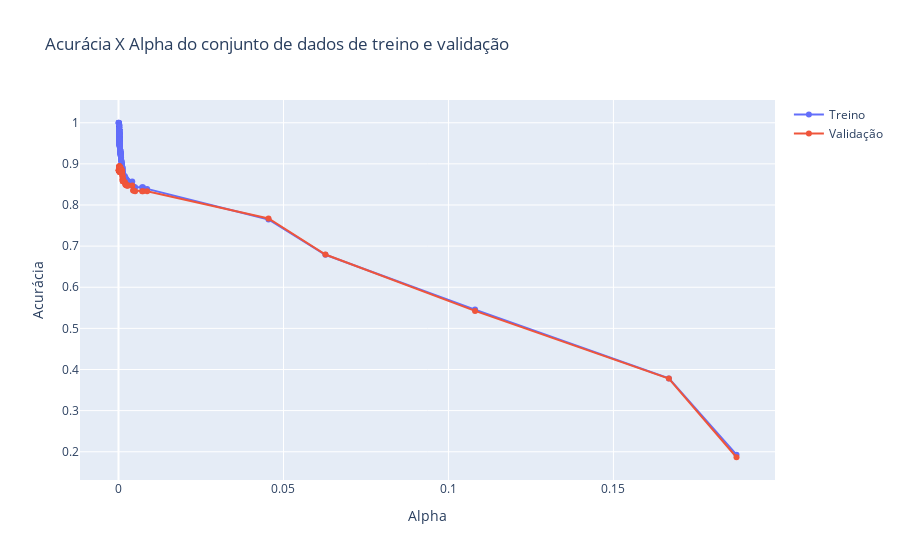

This figure's notebook cell:
### Markdown cell above
### 4. Construa uma árvore com as 3 melhores variáveis

Utilizando as três variáveis encontradas acima, construa uma árvore de decisão. Encontre o melhor ```ccp_alpha``` utilizando a base de validação, conforme a estrutura que vimos em aula.

### Code cell
import plotly.graph_objects as go

# Calcula o caminho de poda da complexidade de custo
path = DecisionTreeClassifier(random_state=42).cost_complexity_pruning_path(X=X_train[cols], 
                                                                            y=y_train)
ccp_alphas, impurities = path.ccp_alphas, path.impurities

clfs = []
for ccp_alpha in ccp_alphas:
    # Treina o modelo com o ccp_alpha atual
    clf = DecisionTreeClassifier(random_state=42, ccp_alpha=ccp_alpha)
    clf.fit(X_train[cols], y_train)
    clfs.append(clf)

# Calcula as pontuações de treino e validação para cada modelo
train_scores = [clf.score(X=X_train[cols], y=y_train) for clf in clfs]
valid_scores = [clf.score(X=X_valid[cols], y=y_valid) for clf in clfs]

# Cria os traces para os gráficos de treino e validação
trace_train = go.Scatter(x=ccp_alphas, y=train_scores, mode='lines+markers', name='Treino')
trace_valid = go.Scatter(x=ccp_alphas, y=valid_scores, mode='lines+markers', name='Validação')

# Cria o layout do gráfico
layout = go.Layout(title='Acurácia X Alpha do conjunto de dados de treino e validação',
                   xaxis=dict(title='Alpha'),
                   yaxis=dict(title='Acurácia'))

# Cria a figura
fig = go.Figure(data=[trace_train, trace_valid], layout=layout)

# Exibe o gráfico
fig.show()

### Figure 1 — Plotly figure (JSON) as saved in the notebook; plotly's stock layout.template omitted (floating-point values rounded to 4 significant figures; data arrays with more than 128 entries replaced by an {"elided": "..."} marker saying what was removed)
{"data": [{"mode": "lines+markers", "name": "Treino", "type": "scatter", "x": {"elided": "276 float values"}, "y": {"elided": "276 float values"}}, {"mode": "lines+markers", "name": "Validação", "type": "scatter", "x": {"elided": "276 float values"}, "y": {"elided": "276 float values"}}], "layout": {"title": {"text": "Acurácia X Alpha do conjunto de dados de treino e validação"}, "xaxis": {"title": {"text": "Alpha"}}, "yaxis": {"title": {"text": "Acurácia"}}}}
